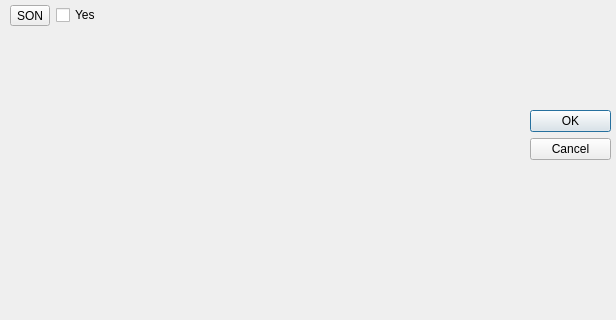
<?xml version="1.0" encoding="UTF-8"?>
<ui version="4.0">
 <class>Dialog</class>
 <widget class="QDialog" name="Dialog">
  <property name="geometry">
   <rect>
    <x>0</x>
    <y>0</y>
    <width>616</width>
    <height>320</height>
   </rect>
  </property>
  <property name="windowTitle">
   <string>Dialog</string>
  </property>
  <widget class="QDialogButtonBox" name="buttonBox">
   <property name="geometry">
    <rect>
     <x>530</x>
     <y>110</y>
     <width>81</width>
     <height>301</height>
    </rect>
   </property>
   <property name="orientation">
    <enum>Qt::Vertical</enum>
   </property>
   <property name="standardButtons">
    <set>QDialogButtonBox::Cancel|QDialogButtonBox::Ok</set>
   </property>
  </widget>
  <widget class="QWidget" name="horizontalLayoutWidget">
   <property name="geometry">
    <rect>
     <x>10</x>
     <y>0</y>
     <width>160</width>
     <height>31</height>
    </rect>
   </property>
   <layout class="QHBoxLayout" name="horizontalLayout">
    <item>
     <widget class="QToolButton" name="toolButton">
      <property name="text">
       <string>SON</string>
      </property>
     </widget>
    </item>
    <item>
     <widget class="QCheckBox" name="checkBox">
      <property name="text">
       <string>Yes</string>
      </property>
     </widget>
    </item>
   </layout>
  </widget>
 </widget>
 <resources/>
 <connections>
  <connection>
   <sender>buttonBox</sender>
   <signal>accepted()</signal>
   <receiver>Dialog</receiver>
   <slot>accept()</slot>
   <hints>
    <hint type="sourcelabel">
     <x>248</x>
     <y>254</y>
    </hint>
    <hint type="destinationlabel">
     <x>157</x>
     <y>274</y>
    </hint>
   </hints>
  </connection>
  <connection>
   <sender>buttonBox</sender>
   <signal>rejected()</signal>
   <receiver>Dialog</receiver>
   <slot>reject()</slot>
   <hints>
    <hint type="sourcelabel">
     <x>316</x>
     <y>260</y>
    </hint>
    <hint type="destinationlabel">
     <x>286</x>
     <y>274</y>
    </hint>
   </hints>
  </connection>
 </connections>
</ui>
